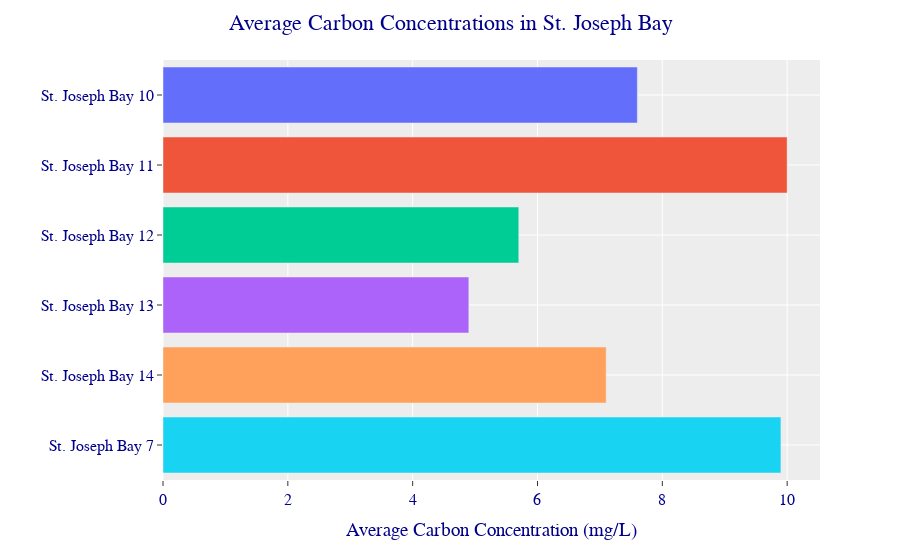

This figure's notebook cell:
### Code cell
fig = px.bar(DFStJosephPlot,
                 x='ResultMeasureValue_x',
             y = 'MonitoringLocationName_x',
                   color = 'MonitoringLocationName_x')

fig.update_layout(template="ggplot2",
                  title='Average Carbon Concentrations in St. Joseph Bay',
                  title_x=0.5,
                  yaxis={'categoryorder': 'category descending'},
                  xaxis_title="Average Carbon Concentration (mg/L)",
                  yaxis_title="",
                  showlegend = False,
                  font={'family':"Gravitas One, monospace",'size':16,'color':"Darkblue"},
                  autosize=True)
fig.show()

### Figure 1 — Plotly figure (JSON) as saved in the notebook; plotly's stock layout.template omitted (floating-point values rounded to 4 significant figures)
{"data": [{"alignmentgroup": "True", "hovertemplate": "MonitoringLocationName_x=%{y}<br>ResultMeasureValue_x=%{x}<extra></extra>", "legendgroup": "St. Joseph Bay 10", "marker": {"color": "#636efa", "pattern": {"shape": ""}}, "name": "St. Joseph Bay 10", "offsetgroup": "St. Joseph Bay 10", "orientation": "h", "showlegend": true, "textposition": "auto", "type": "bar", "x": [7.6], "xaxis": "x", "y": ["St. Joseph Bay 10"], "yaxis": "y"}, {"alignmentgroup": "True", "hovertemplate": "MonitoringLocationName_x=%{y}<br>ResultMeasureValue_x=%{x}<extra></extra>", "legendgroup": "St. Joseph Bay 11", "marker": {"color": "#EF553B", "pattern": {"shape": ""}}, "name": "St. Joseph Bay 11", "offsetgroup": "St. Joseph Bay 11", "orientation": "h", "showlegend": true, "textposition": "auto", "type": "bar", "x": [10], "xaxis": "x", "y": ["St. Joseph Bay 11"], "yaxis": "y"}, {"alignmentgroup": "True", "hovertemplate": "MonitoringLocationName_x=%{y}<br>ResultMeasureValue_x=%{x}<extra></extra>", "legendgroup": "St. Joseph Bay 12", "marker": {"color": "#00cc96", "pattern": {"shape": ""}}, "name": "St. Joseph Bay 12", "offsetgroup": "St. Joseph Bay 12", "orientation": "h", "showlegend": true, "textposition": "auto", "type": "bar", "x": [5.7], "xaxis": "x", "y": ["St. Joseph Bay 12"], "yaxis": "y"}, {"alignmentgroup": "True", "hovertemplate": "MonitoringLocationName_x=%{y}<br>ResultMeasureValue_x=%{x}<extra></extra>", "legendgroup": "St. Joseph Bay 13", "marker": {"color": "#ab63fa", "pattern": {"shape": ""}}, "name": "St. Joseph Bay 13", "offsetgroup": "St. Joseph Bay 13", "orientation": "h", "showlegend": true, "textposition": "auto", "type": "bar", "x": [4.9], "xaxis": "x", "y": ["St. Joseph Bay 13"], "yaxis": "y"}, {"alignmentgroup": "True", "hovertemplate": "MonitoringLocationName_x=%{y}<br>ResultMeasureValue_x=%{x}<extra></extra>", "legendgroup": "St. Joseph Bay 14", "marker": {"color": "#FFA15A", "pattern": {"shape": ""}}, "name": "St. Joseph Bay 14", "offsetgroup": "St. Joseph Bay 14", "orientation": "h", "showlegend": true, "textposition": "auto", "type": "bar", "x": [7.1], "xaxis": "x", "y": ["St. Joseph Bay 14"], "yaxis": "y"}, {"alignmentgroup": "True", "hovertemplate": "MonitoringLocationName_x=%{y}<br>ResultMeasureValue_x=%{x}<extra></extra>", "legendgroup": "St. Joseph Bay 7", "marker": {"color": "#19d3f3", "pattern": {"shape": ""}}, "name": "St. Joseph Bay 7", "offsetgroup": "St. Joseph Bay 7", "orientation": "h", "showlegend": true, "textposition": "auto", "type": "bar", "x": [9.9], "xaxis": "x", "y": ["St. Joseph Bay 7"], "yaxis": "y"}], "layout": {"autosize": true, "barmode": "relative", "font": {"color": "Darkblue", "family": "Gravitas One, monospace", "size": 16}, "legend": {"title": {"text": "MonitoringLocationName_x"}, "tracegroupgap": 0}, "margin": {"t": 60}, "showlegend": false, "title": {"text": "Average Carbon Concentrations in St. Joseph Bay", "x": 0.5}, "xaxis": {"anchor": "y", "autorange": true, "domain": [0, 1], "range": [0, 10.53], "title": {"text": "Average Carbon Concentration (mg/L)"}, "type": "linear"}, "yaxis": {"anchor": "x", "autorange": true, "categoryarray": ["St. Joseph Bay 7", "St. Joseph Bay 14", "St. Joseph Bay 13", "St. Joseph Bay 12", "St. Joseph Bay 11", "St. Joseph Bay 10"], "categoryorder": "category descending", "domain": [0, 1], "range": [-0.5, 5.5], "title": {"text": ""}, "type": "category"}}}
